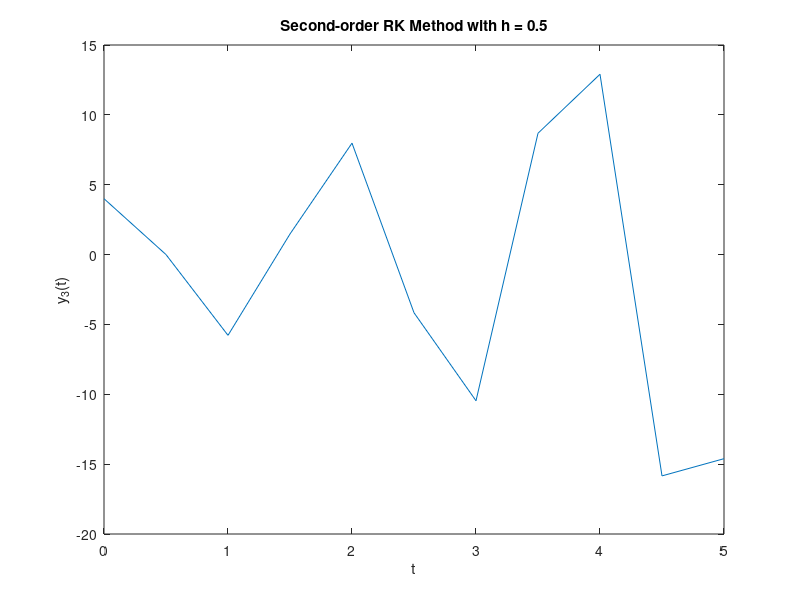

Write the MATLAB code that produced this figure.
clear all;
clc;

h2 = 0.5;

% Initial Condition
y3(1) = 4;
dy3 = @(u) u;
u3(1) = 0;
du3 = @(u, y) -(0.6*u) - (8*y);
t = 0:h2:5;
a1 = (t(end)-t(1))/h2;

% Heun Method
for i = 1:a1
    % First Order
    k1y = dy3(u3(i));
    k1u = du3(u3(i), y3(i));
    
    % Second Order
    k2y = dy3(u3(i) + k1u*h2);
    k2u = du3(u3(i) + k1u*h2, y3(i) + k1y*h2);
    
    % Final Condition
    y3(i+1) = y3(i) + ((k1y/2) + (k2y/2))*h2;
    u3(i+1) = u3(i) + ((k1u/2) + (k2u/2))*h2;
end

plot(t, y3), xlabel('t'), ylabel('y_3(t)');
title('Second-order RK Method with h = 0.5')